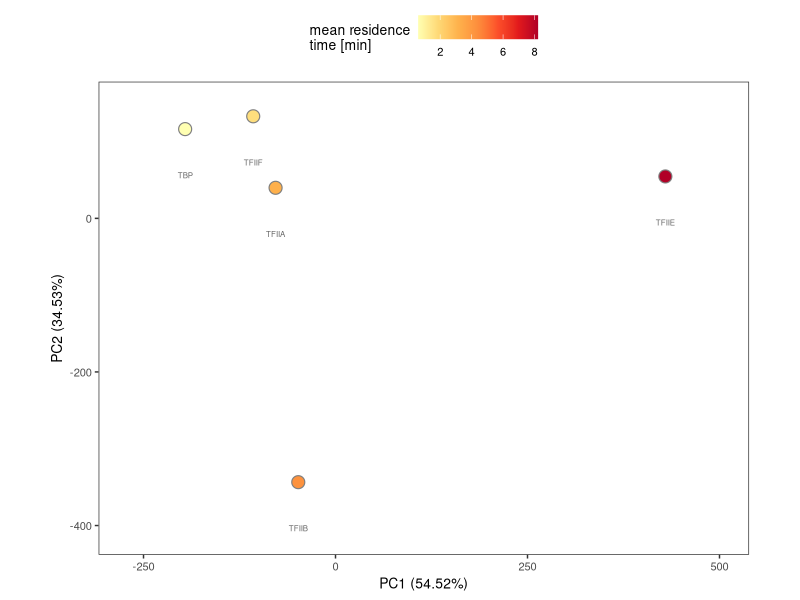

The R source for this figure:
rm(list = ls())

library(tidyverse)

# load imputed values
imp = as.matrix(read.csv("data/imputed_missing_values/imputed_residence_times.csv") %>% 
                  column_to_rownames(var = "X"))

# upload table replace <1 min with a random number between 0-1
# make class labels
resTimes = read.csv("data/residence_times_all.csv") %>% 
  dplyr::select(-peakName) %>% 
  pivot_longer(cols = TBP:TFIIF, names_to = "factorName", values_to = "resTime", values_drop_na = TRUE) %>% 
  distinct()

meanResTime = resTimes %>% 
  mutate(randNum = runif(nrow(resTimes), min=0, max=1)) %>% 
  mutate(resTimesNum = ifelse(resTime == "<1", randNum, as.numeric(resTime))) %>% 
  dplyr::select(factorName, resTimesNum) %>% 
  group_by(factorName) %>% 
  summarise(meanResTime = mean(resTimesNum))
                
# ======= 1) pca of factors ===========
factorPCA = function(imputedData){
  pca = prcomp(t(imputedData))
  summary(pca)
  variance = round((pca$sdev^2 / sum(pca$sdev^2))*100, digits = 2)
  PCA_out = as.data.frame(pca$x) %>% 
    add_column(variance) %>% 
    rownames_to_column(var = "factorName")
  
  return(PCA_out)
}

# a) plot PCA with imputed observations
plotPCA_factors = factorPCA(imp) %>% 
  inner_join(meanResTime)
p = ggplot(plotPCA_factors, aes(x = PC1, y = PC2, label = factorName, fill = meanResTime, color = meanResTime))
p + geom_point(size=4, shape = 21, stroke = 0.6, color = "grey50") + 
  geom_text(nudge_y = -60, color = "grey40", size = 2) +
  theme_bw() +
  xlab(paste('PC1 (', plotPCA_factors $variance[1],'%)', sep = ""))+
  ylab(paste('PC2 (', plotPCA_factors $variance[2],'%)', sep = "")) +
  coord_fixed() +
  xlim(-270, 500) +
  ylim(-410, 150) +
  theme(panel.background = element_rect(fill = "transparent"), # bg of the panel
        plot.background = element_rect(fill = "transparent", color = NA),
        legend.background = element_rect(fill = "transparent"),
        text = element_text(size=10),
        strip.background=element_rect(colour="black",
                                      fill="white"),
        panel.grid.major = element_blank(), 
        panel.grid.minor = element_blank(), 
        legend.position = "top") +
  scale_fill_distiller(palette = "YlOrRd", direction = 1) +
  guides(fill=guide_colorbar(title=paste("mean residence", "time [min]", sep = "\n"))) 
